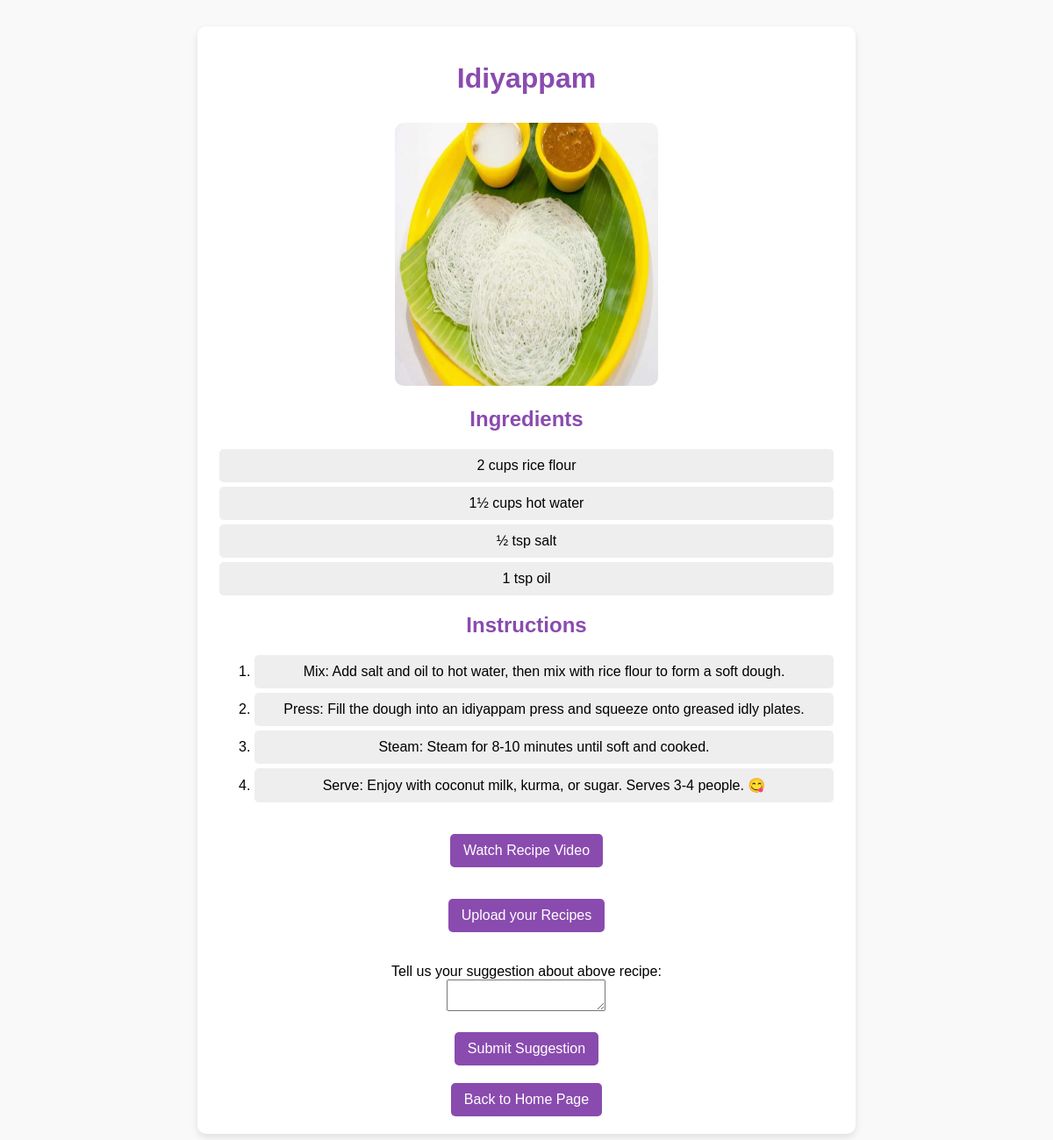
The app's page /recipe.php?name=Idiyappam with its own data.
### tables this page shows
CREATE TABLE `recipes` (
  `id` int(11) NOT NULL,
  `name` varchar(25) NOT NULL,
  `image` varchar(100) NOT NULL,
  `ingredients` varchar(1000) NOT NULL,
  `instructions` varchar(1000) NOT NULL,
  `video_url` varchar(100) NOT NULL,
  `suggestions` varchar(100) NOT NULL
);

### recipe.php (the view, shortened to what this page needs)
<?php
include 'db.php';
$recipe_name = isset($_GET['name']) ? $_GET['name'] : "";
$sql = "SELECT * FROM recipes WHERE name = ?";
$stmt = $conn->prepare($sql);
$stmt->bind_param("s", $recipe_name);
$stmt->execute();
$result = $stmt->get_result();
if ($result->num_rows > 0) {
    $recipe = $result->fetch_assoc();
} else {
    die("Recipe not found in the database.");
}
?>
<!DOCTYPE html>
<html lang="en">
<head>
    <link rel="stylesheet" href="styleee.css">
</head>
<body>
    <div class="recipe-container">
        <h1><?php echo htmlspecialchars($recipe['name']); ?></h1>
        <img src="<?php echo htmlspecialchars($recipe['image']); ?>" alt="<?php echo htmlspecialchars($recipe['name']); ?>"width="300px" height="300px">
        <h2>Ingredients</h2>
        <ul>
            <?php
            $ingredients = explode(",", $recipe['ingredients']);
            foreach ($ingredients as $ingredient) {
                echo "<li>" . htmlspecialchars(trim($ingredient)) . "</li>";
            }
            ?>
        </ul>
        <h2>Instructions</h2>
        <?php
        $instruction_steps = explode("\n", $recipe['instructions']);
        echo "<ol>";
        foreach ($instruction_steps as $step) {
            echo "<li>" . htmlspecialchars(trim($step)) . "</li>";
        }
        echo "</ol>";
        ?>
<p>
    <a href="<?php echo htmlspecialchars($recipe['video_url']); ?>" target="_blank">
        Watch Recipe Video
    </a>
</p>
<form action="submit_suggestion.php" method="POST">
<a href="sample.php">Upload your Recipes</a>
</form><br><br>
<form action="submit_suggestion.php" method="POST">
    <label for="suggestion">Tell us your suggestion about above recipe:</label><br>
    <textarea id="suggestion" name="suggestion" required></textarea><br>
    <button>Submit Suggestion</button>
</form>
        <a href="home.html">Back to Home Page</a>
    </div>
</body>
</html>

### styleee.css (style rules this page uses)
body { font-family: Arial, sans-serif; background-color: #f9f9f9; text-align: center; }
.recipe-container { background: white; width: 60%; margin: 30px auto; padding: 20px; border-radius: 10px; box-shadow: 0 4px 8px rgba(0, 0, 0, 0.1); }
h1, h2 { color: #8a4baf; }
ul { list-style-type: none; padding: 0; }
li { background: #eee; margin: 5px; padding: 10px; border-radius: 5px; }
img { border-radius: 10px; margin-top: 10px; }
a { display: inline-block; margin-top: 20px; padding: 10px 15px; background: #8a4baf; color: white; text-decoration: none; border-radius: 5px; }
button { display: inline-block; margin-top: 20px; padding: 10px 15px; background: #8a4baf; color: white; text-decoration: none; border-radius: 5px; border: none; cursor: pointer; font-size: 16px; }

### records on screen
recipes: name "Idiyappam", image (picture), ingredients "2 cups rice flour", ingredients "1½ cups hot water", ingredients "½ tsp salt", ingredients "1 tsp oil", instructions "Mix: Add salt and oil to hot water, then mix with rice flour to form a soft dough.", instructions "Press: Fill the dough into an idiyappam press and squeeze onto greased idly plates.", instructions "Steam: Steam for 8-10 minutes until soft and cooked.", instructions "Serve: Enjoy with coconut milk, kurma, or sugar. Serves 3-4 people. 😋"
